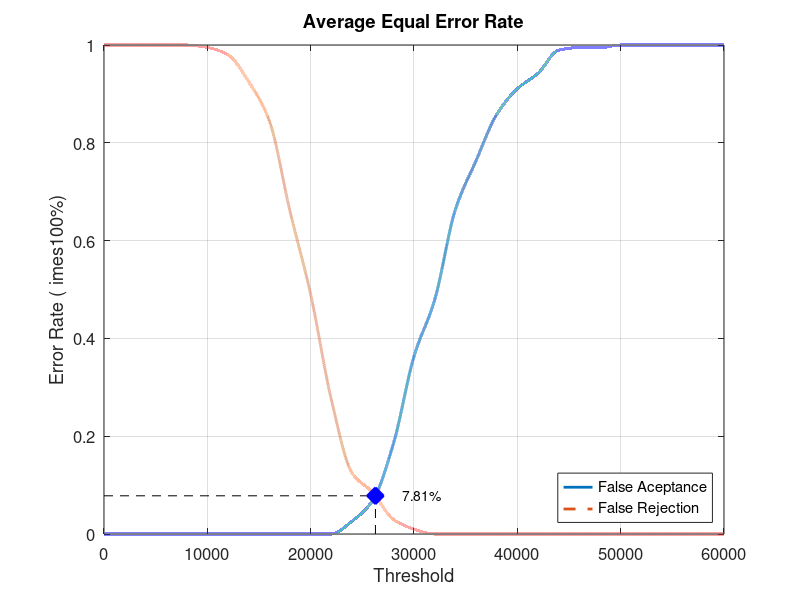
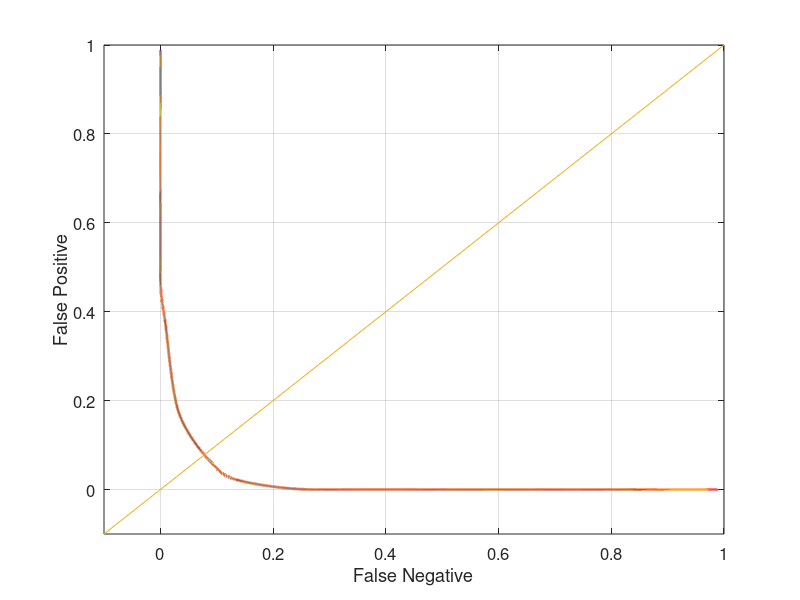

The MATLAB source for these figures, in order:
close all;
clear;
clc;
x = 0:2000:60000;
xq = 0:0.5:60000;

y0 = [0 0 0 0 0 0 0 0 0 0 0 0 0.0263158 0.0684211 0.184211 0.363158 0.478947 0.663158 0.763158 0.857895 0.910526 0.942105 0.989474 0.994737 0.994737 1 1 1 1 1 1]
yy0 = interp1(x, y0, xq, 'pchip');
y1 = [1 1 1 1 1 0.995 0.98 0.925 0.845 0.66 0.49 0.275 0.125 0.085 0.03 0.01 0 0 0 0 0 0 0 0 0 0 0 0 0 0 0]
yy1 = interp1(x, y1, xq, 'pchip');

% Calculating EER: 
y2 = abs(y0 - y1);
find(y2 == min(y2))
yy2 = abs(yy0 - yy1);
xEER = find(yy2 == min(yy2));
xEERIndex = xq(xEER) % X-axis EER
yEER = yy0(xEER) % Y-axis EER

main = figure
plot(xq, yy0,'-','LineWidth', 2);	hold on
plot(xq, yy1,'--','LineWidth', 2);	hold on
plot([xEERIndex xEERIndex], [0 yEER], 'k--');	hold on
plot([0 xEERIndex], [yEER yEER], 'k--');	hold on
plot(xEERIndex, yEER, 'bx', 'LineWidth', 10);	hold on
text(xEERIndex + 10 * xEERIndex / 100, yEER, [num2str(round((10000 * yEER)) / 100) '%'])
legend('False Aceptance', 'False Rejection', 'Location', 'SouthEast')
xlabel('Threshold')
ylabel('Error Rate (	imes100%)')
title('Average Equal Error Rate')
set(gca, 'FontSize', 12)
axis([0 60000 0 1])
grid on

print(main, 'Database4_4Main', '-dpng');
FNRxFPR = figure('Color', [1 1 1]);
plot(yy1, yy0, '-', yy1, yy0, 'LineWidth', 2);
hold on
y = -0.1:0.1:1
plot(y, y); 
set(gca, 'FontSize', 12)
xlabel('False Negative')
ylabel('False Positive')
axis([-0.1 1 -0.1 1])
set(gca, 'FontSize', 12)
grid on

print(FNRxFPR, 'Database4_4FNRxFPR','-dpng');
